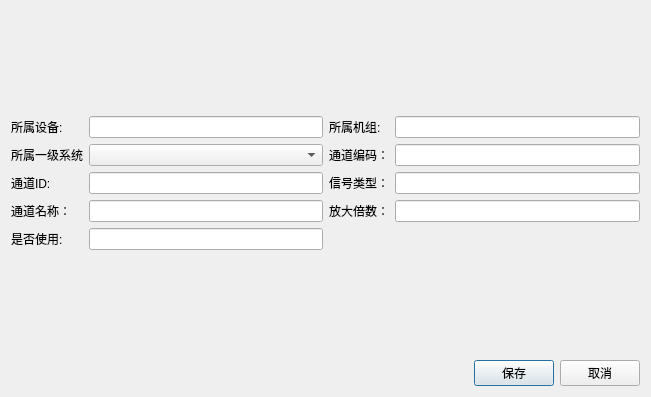
<?xml version="1.0" encoding="UTF-8"?>
<ui version="4.0">
 <class>myDialogSignalAdd</class>
 <widget class="QDialog" name="myDialogSignalAdd">
  <property name="geometry">
   <rect>
    <x>0</x>
    <y>0</y>
    <width>651</width>
    <height>397</height>
   </rect>
  </property>
  <property name="sizePolicy">
   <sizepolicy hsizetype="Preferred" vsizetype="Fixed">
    <horstretch>0</horstretch>
    <verstretch>0</verstretch>
   </sizepolicy>
  </property>
  <property name="windowTitle">
   <string>增加测点配置信息</string>
  </property>
  <layout class="QVBoxLayout" name="verticalLayout">
   <item>
    <spacer name="verticalSpacer">
     <property name="orientation">
      <enum>Qt::Vertical</enum>
     </property>
     <property name="sizeType">
      <enum>QSizePolicy::Expanding</enum>
     </property>
     <property name="sizeHint" stdset="0">
      <size>
       <width>20</width>
       <height>40</height>
      </size>
     </property>
    </spacer>
   </item>
   <item>
    <layout class="QHBoxLayout" name="horizontalLayout">
     <item>
      <layout class="QFormLayout" name="formLayout">
       <item row="0" column="0">
        <widget class="QLabel" name="Label_7">
         <property name="text">
          <string>所属设备:</string>
         </property>
        </widget>
       </item>
       <item row="0" column="1">
        <widget class="QLineEdit" name="LineEdit_belonged"/>
       </item>
       <item row="2" column="0">
        <widget class="QLabel" name="iDLabel">
         <property name="text">
          <string>通道ID:</string>
         </property>
        </widget>
       </item>
       <item row="2" column="1">
        <widget class="QLineEdit" name="LineEdit_channelID"/>
       </item>
       <item row="3" column="0">
        <widget class="QLabel" name="Label">
         <property name="text">
          <string>通道名称：</string>
         </property>
        </widget>
       </item>
       <item row="3" column="1">
        <widget class="QLineEdit" name="LineEdit_channelName"/>
       </item>
       <item row="4" column="0">
        <widget class="QLabel" name="Label_2">
         <property name="text">
          <string>是否使用:</string>
         </property>
        </widget>
       </item>
       <item row="4" column="1">
        <widget class="QLineEdit" name="LineEdit_usable"/>
       </item>
       <item row="1" column="0">
        <widget class="QLabel" name="Label_6">
         <property name="text">
          <string>所属一级系统</string>
         </property>
        </widget>
       </item>
       <item row="1" column="1">
        <widget class="QComboBox" name="ComboBox_system"/>
       </item>
      </layout>
     </item>
     <item>
      <layout class="QFormLayout" name="formLayout_2">
       <item row="1" column="0">
        <widget class="QLabel" name="Label_3">
         <property name="text">
          <string>通道编码：</string>
         </property>
        </widget>
       </item>
       <item row="1" column="1">
        <widget class="QLineEdit" name="LineEdit_channelCode"/>
       </item>
       <item row="2" column="0">
        <widget class="QLabel" name="Label_4">
         <property name="text">
          <string>信号类型：</string>
         </property>
        </widget>
       </item>
       <item row="2" column="1">
        <widget class="QLineEdit" name="LineEdit_signalType"/>
       </item>
       <item row="3" column="0">
        <widget class="QLabel" name="Label_5">
         <property name="text">
          <string>放大倍数：</string>
         </property>
        </widget>
       </item>
       <item row="3" column="1">
        <widget class="QLineEdit" name="LineEdit_multiple"/>
       </item>
       <item row="0" column="0">
        <widget class="QLabel" name="Label_8">
         <property name="text">
          <string>所属机组:</string>
         </property>
        </widget>
       </item>
       <item row="0" column="1">
        <widget class="QLineEdit" name="LineEdit_unit"/>
       </item>
      </layout>
     </item>
    </layout>
   </item>
   <item>
    <spacer name="verticalSpacer_2">
     <property name="orientation">
      <enum>Qt::Vertical</enum>
     </property>
     <property name="sizeHint" stdset="0">
      <size>
       <width>20</width>
       <height>40</height>
      </size>
     </property>
    </spacer>
   </item>
   <item>
    <layout class="QHBoxLayout" name="horizontalLayout_2">
     <item>
      <spacer name="horizontalSpacer">
       <property name="orientation">
        <enum>Qt::Horizontal</enum>
       </property>
       <property name="sizeHint" stdset="0">
        <size>
         <width>40</width>
         <height>20</height>
        </size>
       </property>
      </spacer>
     </item>
     <item>
      <widget class="QPushButton" name="pushButton_save">
       <property name="text">
        <string>保存</string>
       </property>
      </widget>
     </item>
     <item>
      <widget class="QPushButton" name="pushButton_cancel">
       <property name="text">
        <string>取消</string>
       </property>
      </widget>
     </item>
    </layout>
   </item>
  </layout>
 </widget>
 <resources/>
 <connections/>
</ui>
